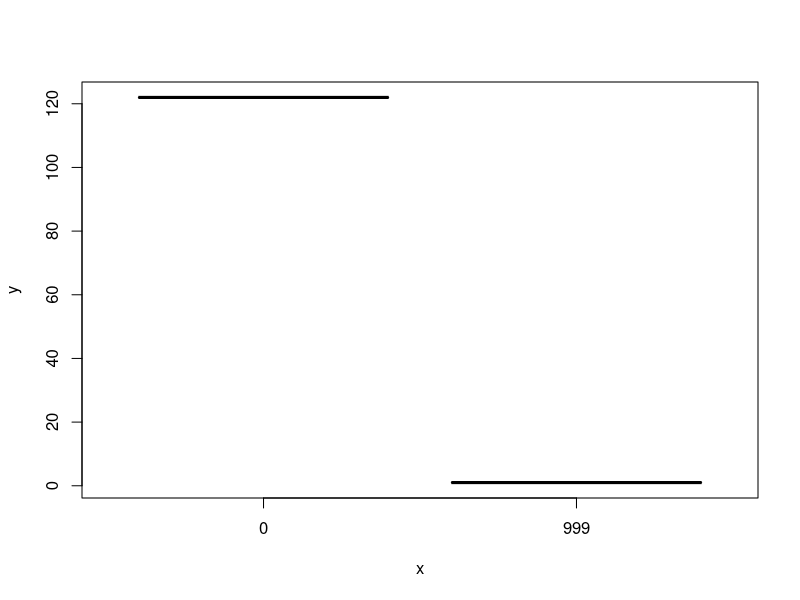
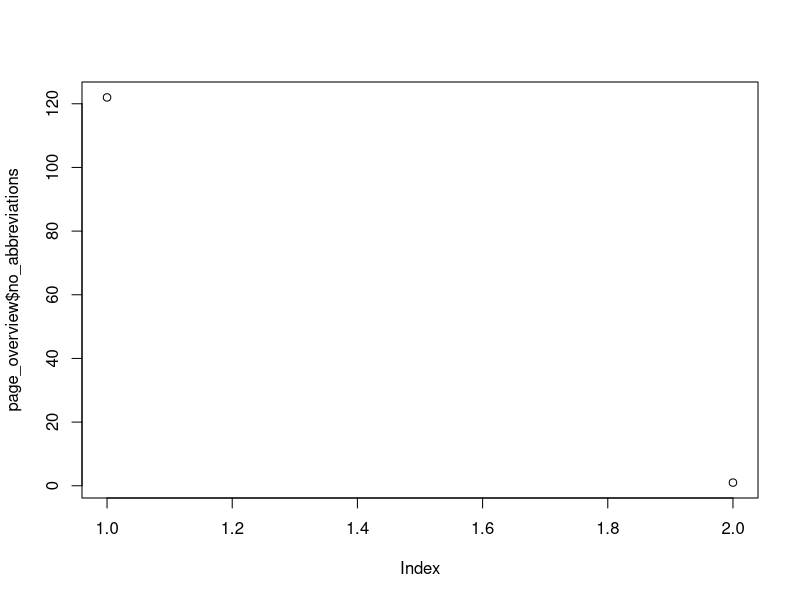
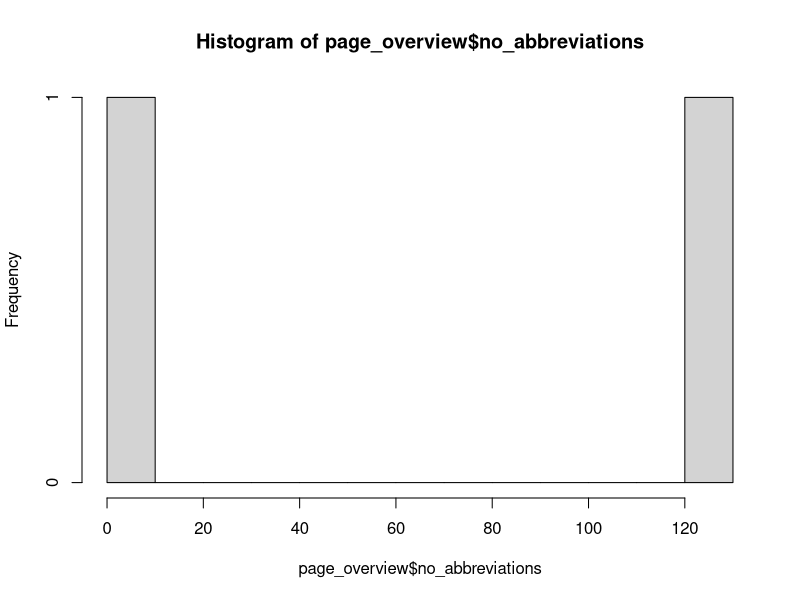
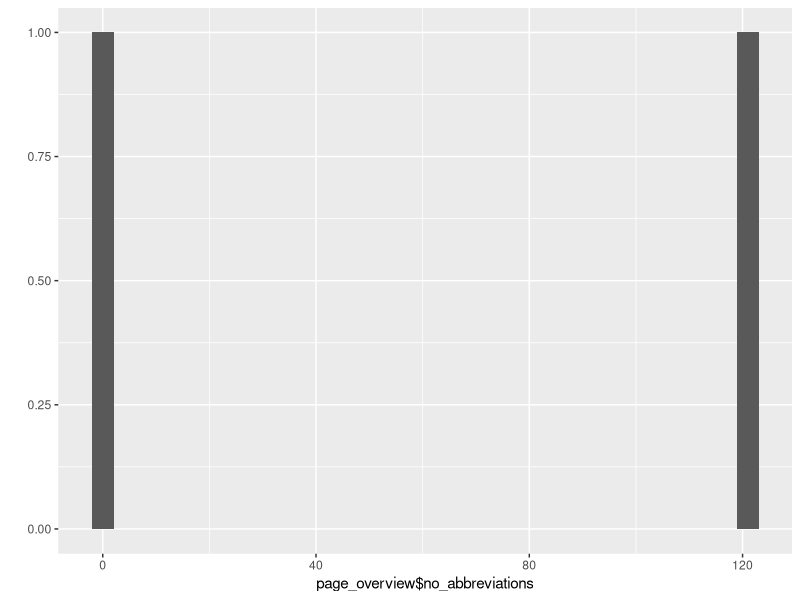
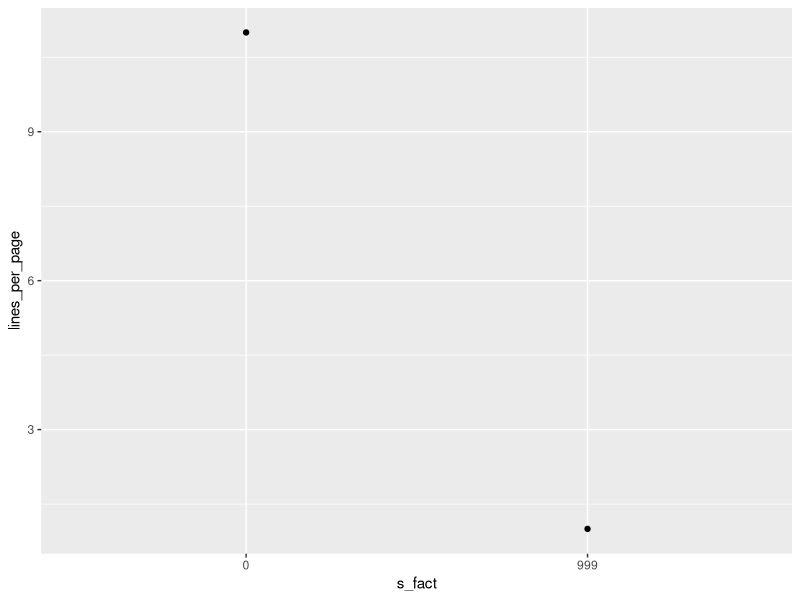
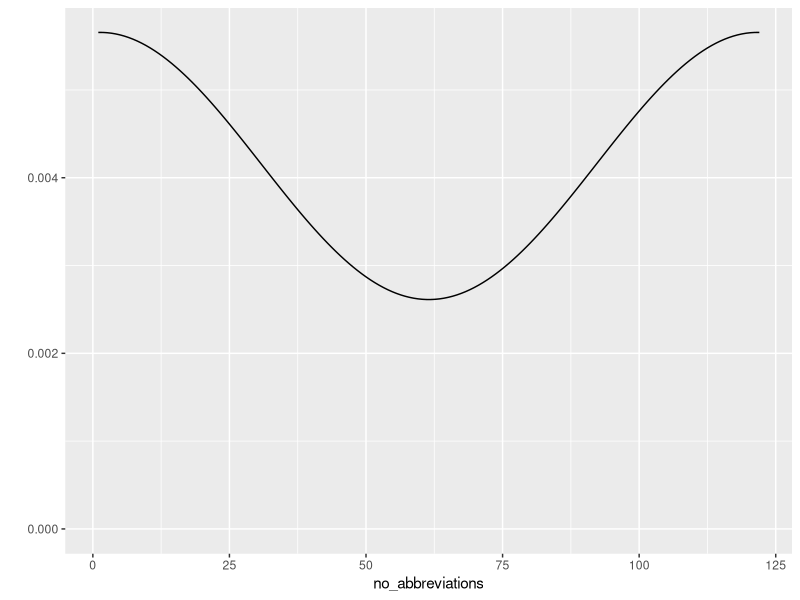

Generate these figures, in order, with R:
# Balduin Landolt, 2019
# License: AGPL (see file `LICENSE-AGPL` in project root)


# set working directory
setwd()
getwd()

# load package
library(ggplot2)


# read data from file
page_overview = read.csv("../tmp_data/page_overview.csv")
head(page_overview)


page_overview$s_fact = as.factor(page_overview$sample)
page_overview$abbreviations_per_word = page_overview$no_abbreviations/page_overview$no_words
page_overview$abbreviations_per_line = page_overview$no_abbreviations/page_overview$no_lines
page_overview$abbreviations_per_page = page_overview$no_abbreviations/page_overview$no_pages
page_overview$lines_per_page = page_overview$no_lines/page_overview$no_pages


plot(page_overview$s_fact, page_overview$no_abbreviations)
plot(page_overview$no_abbreviations)
hist(page_overview$no_abbreviations, breaks = 10)



qplot(page_overview$no_abbreviations)
qplot(s_fact, lines_per_page, data = page_overview)
qplot(no_abbreviations, data = page_overview, geom = "density")



#obsolete
page_overview_transposed = as.data.frame(t(page_overview), row.names=page_overview$informations)
head(page_overview_transposed)
